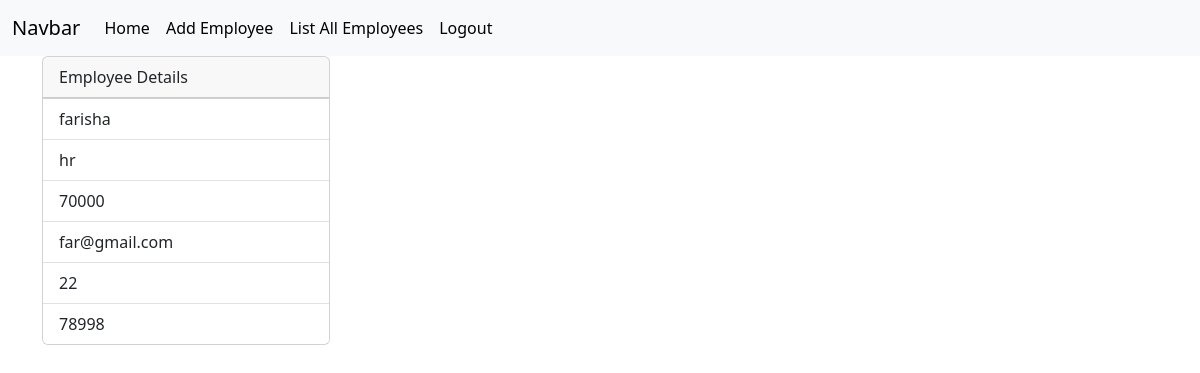
Screenshot of /employees/7 (signed in) with the database file from the repository.
### crm/models.py (models this page shows, shortened)
class Employees(models.Model):
    name=models.CharField(max_length=200)
    department=models.CharField(max_length=200)
    salary=models.PositiveIntegerField()
    email=models.EmailField(unique=True)
    contact=models.CharField(null=True,max_length=20)
    age=models.PositiveIntegerField()
    profile_pic=models.ImageField(upload_to="images",null=True,blank=True)
    dob=models.DateField(null=True,blank=True)

### crm/views.py (the view)
# urls.py: path("employees/<int:pk>",views.EmployeeDetailView.as_view(),name="emp-detail"),
@method_decorator(signin_required,name="dispatch")
class EmployeeDetailView(View):
    def get(self,request,*args,**kwargs):
        id=kwargs.get("pk")
        qs=Employees.objects.get(id=id)
        return render(request,"emp_detail.html",{"data":qs})

### crm/views.py (called while the page is built)
def signin_required(fn):
    def wrapper(request,*args,**kwargs):
        if not request.user.is_authenticated:
            messages.error(request,"invalid session")
            return redirect("signin")
        else:
            return fn(request,*args,**kwargs)
    return wrapper

### crm/templates/emp_detail.html (shortened to what this page needs)
{%extends 'base.html'%}
{%block body_block%}
<div class="container">
  <div class="card" style="width: 18rem;">
      <div class="card-header">
        Employee Details
      </div>
      <ul class="list-group list-group-flush">
        <li class="list-group-item">{{data.name}}</li>
        <li class="list-group-item">{{data.department}}</li>
        <li class="list-group-item">{{data.salary}}</li>
        <li class="list-group-item">{{data.email}}</li>
        <li class="list-group-item">{{data.age}}</li>
        <li class="list-group-item">{{data.contact}}</li>
      </ul>
    </div>
</div>
{%endblock%}

### rows the page displays
Employees: name "farisha", department "hr", salary "70000", email "far@gmail.com", age "22", contact "78998"
